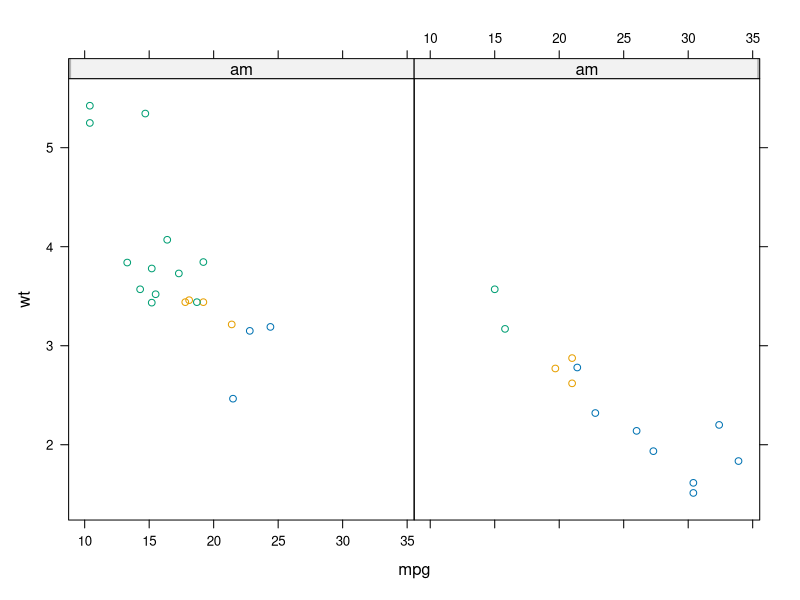
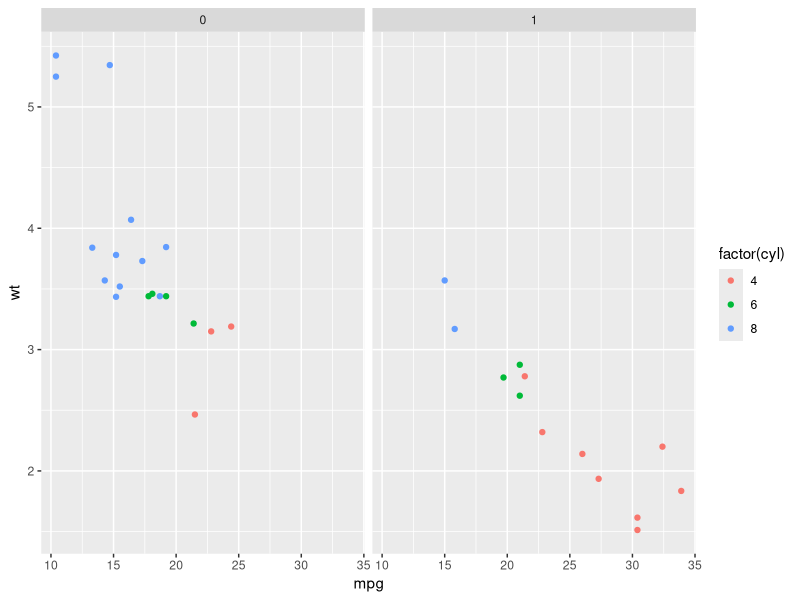
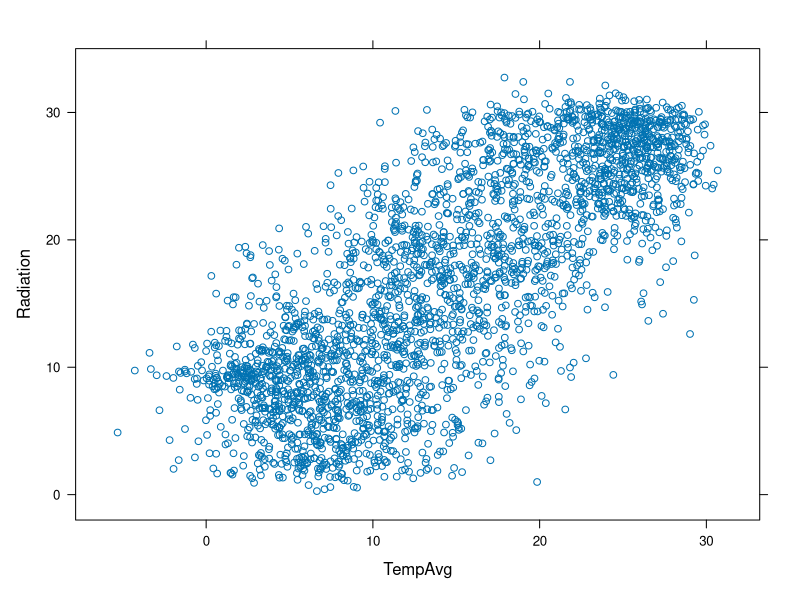
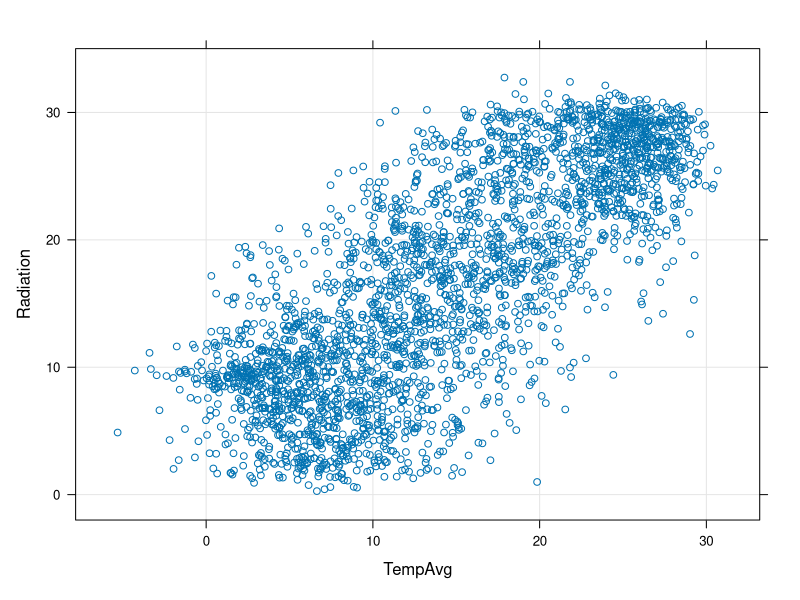
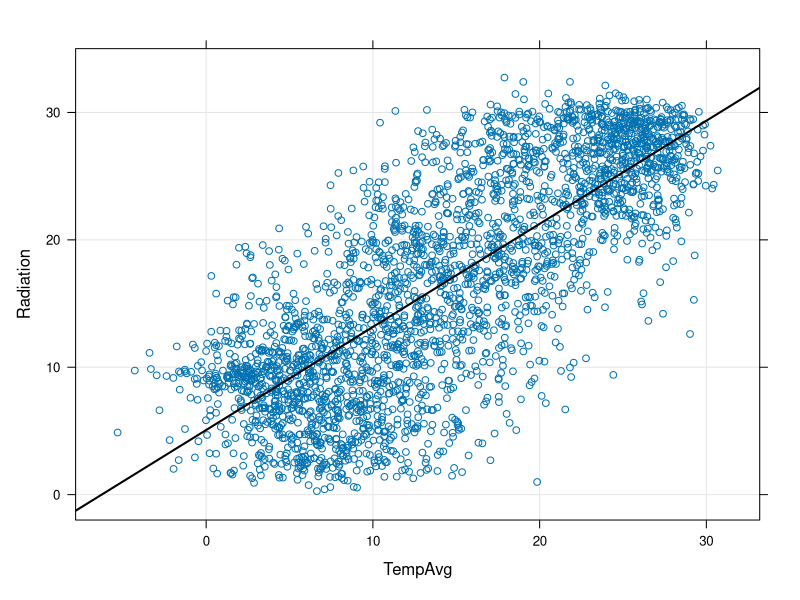
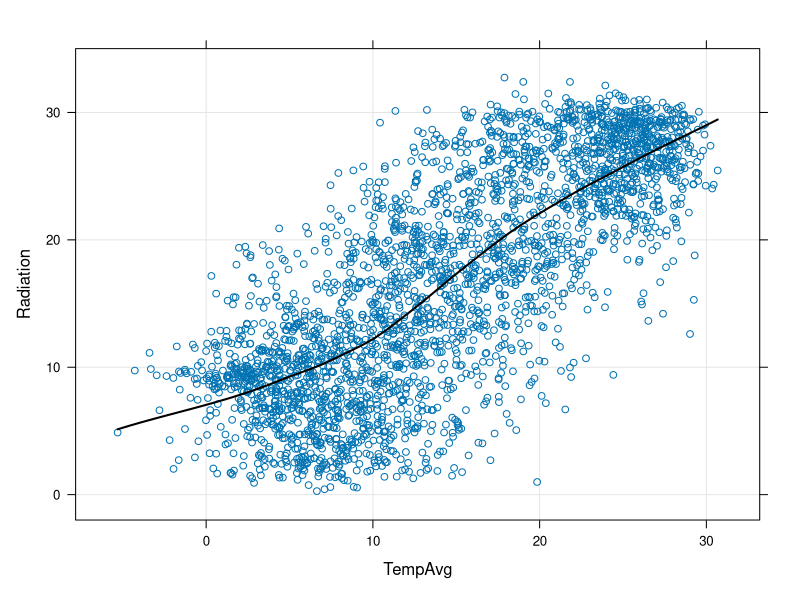
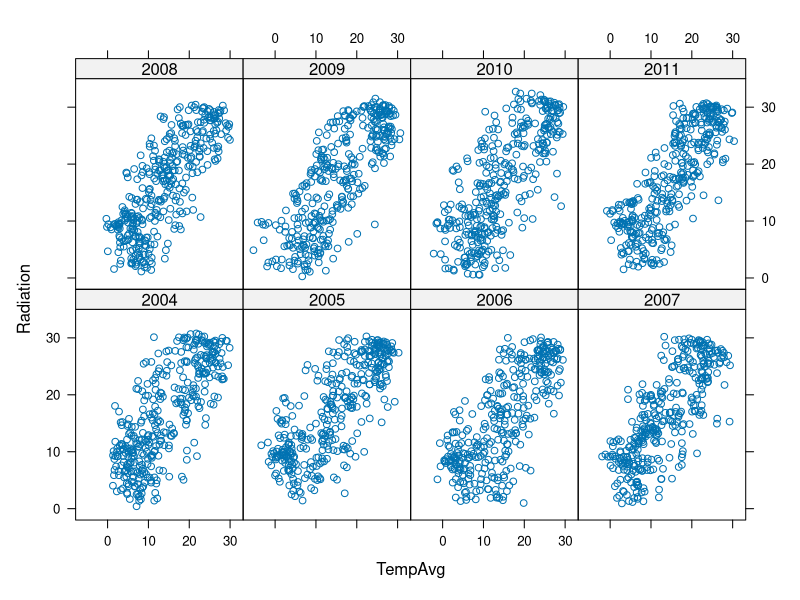
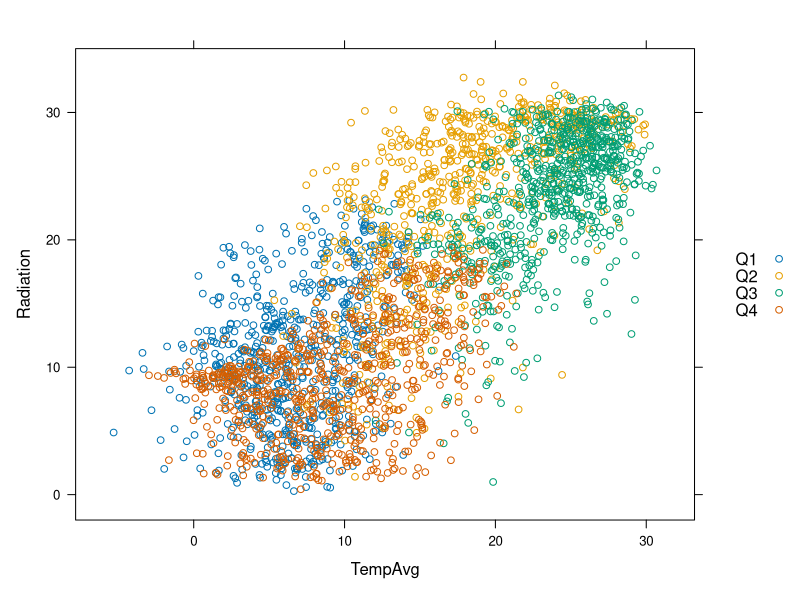

Source code (R) for these figures, in order: (Note: this script raises an error after producing the figures.)
## =lattice=

##   - Implementación de los gráficos /trellis/, /The Elements of Graphing Data/ de Cleveland)

##   - Estructura matricial de paneles definida a través de una fórmula.


library(lattice)

xyplot(wt ~ mpg | am, data = mtcars, groups = cyl)

## =ggplot2=

##   - Implementación de /The Grammar of Graphics/ de Wilkinson.

##   - Combinación de funciones que proporcionan los componentes (capas) del gráfico.


library(ggplot2)

ggplot(mtcars, aes(mpg, wt)) +
    geom_point(aes(colour=factor(cyl))) +
    facet_grid(. ~ am)

## Leemos desde el archivo local 

  aranjuez <- read.csv('data/aranjuez.csv')

  summary(aranjuez)

## Añadimos algunas columnas

aranjuez$date <- as.Date(aranjuez$X)

  aranjuez$month <- as.numeric(
                    format(aranjuez$date, '%m'))

  aranjuez$year <- as.numeric(
                   format(aranjuez$date, '%Y'))

  aranjuez$day <- as.numeric(
                  format(aranjuez$date, '%j'))

  aranjuez$quarter <- quarters(aranjuez$date)
      

## lattice
## - Documentación: [[http://lmdvr.r-forge.r-project.org/figures/figures.html][Código y Figuras del libro]]


  library(lattice)

## =xyplot=


  xyplot(Radiation ~ TempAvg, data=aranjuez)

## Añadimos rejilla


  xyplot(Radiation ~ TempAvg, data=aranjuez,
         grid = TRUE)

## Añadimos regresión lineal


  xyplot(Radiation ~ TempAvg, data=aranjuez,
         type=c('p', 'r'), grid = TRUE,
         lwd=2, col.line='black')
  

## Añadimos ajuste local


  xyplot(Radiation ~ TempAvg, data=aranjuez,
         type=c('p', 'smooth'), grid = TRUE,
         lwd=2, col.line='black')

## Paneles


  xyplot(Radiation ~ TempAvg|factor(year),
         data=aranjuez)

## Grupos


  xyplot(Radiation ~ TempAvg, groups=quarter,
         data=aranjuez, auto.key=list(space='right'))

## Paneles y grupos


  xyplot(Radiation ~ TempAvg|factor(year),
         groups=quarter,
         data=aranjuez,
         layout=c(4, 2),
         auto.key=list(space='right'))

## Paneles y grupos

  xyplot(Radiation ~ TempAvg|factor(year),
         groups=quarter,
         data=aranjuez,
         layout=c(4, 2),
         type=c('p', 'r'),
         auto.key=list(space='right'))

## Colores y tamaños

  xyplot(Radiation ~ TempAvg,
         type=c('p', 'r'),
         cex=2, col='blue',
         alpha=.5, pch=19,
         lwd=3, col.line='black',
         data=aranjuez)

## Colores con grupos


  xyplot(Radiation ~ TempAvg,
         group=quarter,
         col=c('red', 'blue', 'green', 'yellow'),
         pch=19,
         auto.key=list(space='right'),
         data=aranjuez)

## Colores con grupos: =par.settings= y =simpleTheme=
## - Primero definimos el tema con =simpleTheme=

  myTheme <- simpleTheme(col=c('red', 'blue',
                          'green', 'yellow'),
                          pch=19, alpha=.6)

## Colores con grupos: =par.settings= y =simpleTheme=
## - Aplicamos el resultado en =par.settings=

  xyplot(Radiation ~ TempAvg,
         groups=quarter,
         par.settings=myTheme,
         auto.key=list(space='right'),
         data=aranjuez)

## Colores: brewer.pal


library(RColorBrewer)

myPal <- brewer.pal(n = 4, 'Dark2')

myTheme <- simpleTheme(col = myPal,
                       pch=19, alpha=.6)

## Asignamos paleta con =par.settings=

xyplot(Radiation ~ TempAvg,
       groups=quarter,
       par.settings=myTheme,
       auto.key=list(space='right'),
       data=aranjuez)

## Paneles a medida


  xyplot(Radiation ~ TempAvg, data=aranjuez,
         panel=function(x, y, ...){
             panel.xyplot(x, y, ...)
             minIdx <- which.min(x)
             maxIdx <- which.max(x)
             panel.points(x[c(minIdx, maxIdx)],
                          y[c(minIdx, maxIdx)],
                          cex=2, col='red')
             panel.text(x[minIdx], y[minIdx],
                        'MIN', pos=1)
             })

## Matriz de gráficos de dispersión


  splom(aranjuez[,c("TempAvg", "HumidAvg", "WindAvg",
                    "Rain", "Radiation", "ET")],
        pscale=0, alpha=0.6, cex=0.3, pch=19)

## Matriz de gráficos de dispersión


  splom(aranjuez[,c("TempAvg", "HumidAvg", "WindAvg",
                    "Rain", "Radiation", "ET")],
        groups=aranjuez$quarter,
        auto.key=list(space='right'),
        pscale=0, alpha=0.6, cex=0.3, pch=19)

## =levelplot=


  levelplot(TempAvg ~ year * day, data = aranjuez)

## =levelplot= con una paleta mejor
## - Usamos =colorRampPalette= para generar una función que interpola colores a partir de una paleta

levelPal <- colorRampPalette(
    brewer.pal(n = 9, 'Oranges'))


## - Comprobamos que es una función generadora de colores


levelPal(14)



## #+RESULTS:
## :  [1] "#FFF5EB" "#FEEBD9" "#FDE0C3" "#FDD3A8" "#FDC088" "#FDAB67" "#FD974A"
## :  [8] "#F9812F" "#F16B16" "#E45709" "#D14501" "#B13A02" "#973003" "#7F2704"

## - Usamos esta función con =col.regions=

  levelplot(TempAvg ~ year * day,
            col.regions = levelPal,
            data = aranjuez)

## =contourplot=

  contourplot(TempAvg ~ year * day,
              data = aranjuez,
              lwd = .5,
              labels = list(cex = 0.6),
              label.style = 'align',
              cuts = 5)
              

## Box-and-Whiskers


  bwplot(Radiation ~ month, data=aranjuez,
         horizontal=FALSE, pch='|')

## Box-and-Whiskers


  bwplot(Radiation ~ month, data=aranjuez,
         horizontal=FALSE,
         panel=panel.violin)

## Histogramas


  histogram(~ Radiation|factor(year), data=aranjuez)

## Gráficos de densidad


densityplot(~ Radiation, groups=quarter,
            data=aranjuez,
            auto.key=list(space='right'))

## =dotplot=

  avRad <- aggregate(Radiation ~ month * year,
                     data=aranjuez, FUN=mean)

  dotplot(month ~ Radiation|factor(year), data=avRad)

## Quantile-Quantile


  firstHalf <- aranjuez$quarter %in% c('Q1', 'Q2')
  
  qq(firstHalf ~ Radiation, data=aranjuez)

## Quantile-quantile


  winter <- aranjuez$quarter %in% c('Q1', 'Q4')
  
  qq(winter ~ Radiation, data=aranjuez)

## Quantile-Quantile


  qqmath(~TempAvg, data=aranjuez,
         groups=year, distribution=qnorm)
